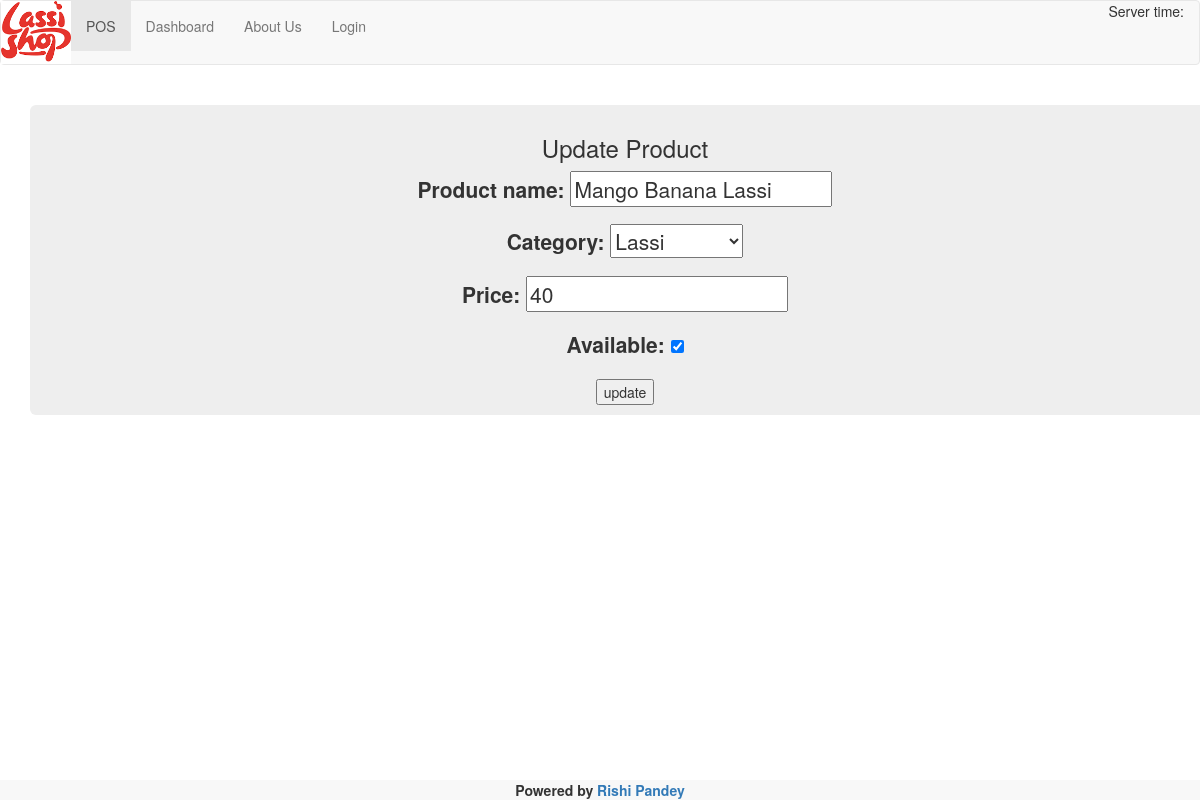
Page /sales/product/update/3 on the committed database.
### sales/models.py (models this page shows, shortened)
class Product(models.Model):
    product_name = models.CharField(max_length=50, unique=True)
    category = models.ForeignKey(Category)
    price = models.PositiveIntegerField(default= 0)
    available = models.BooleanField(default=True)
    class Meta:
        verbose_name_plural = 'Products'

### sales/views.py (the view)
# urls.py: url(r'^product/update/(?P<pk>[0-9]+)$', ProductUpdateView.as_view(), name='productupdate'),
class ProductUpdateView(UpdateView, FormMixin):
    form_class = ProductForm
    model = Product
    success_url = reverse_lazy("sales:productlist")
    template_name = 'sales/productupdate.html'
    def get_context_data(self, **kwargs):
        context = super(ProductUpdateView, self).get_context_data(**kwargs)
        context['product_details'] = Product.objects.filter(pk=self.kwargs['pk'])
        return context

### sales/forms.py
class ProductForm(forms.ModelForm):
    class Meta:
        model = Product
        fields = '__all__'

### sales/models.py (called while the page is built)
    def __unicode__(self):
        return '%s' % (self.product_category)

### templates/sales/productupdate.html
{% extends "base.html" %}
{% block sales %}
<h3>Update Product</h3>
<div class="container">
    <form action="" method="post">{% csrf_token %}
        {{ form.as_p }}
        <input type="submit" value="update" />
    </form>
</div>
{% endblock sales %}

### static/css/style.css (style rules this page uses)
html { position: relative; min-height: 100%; }
body { margin-bottom: 60px; }

### rows in the picture
Product: product_name "Mango Banana Lassi", category "Lassi", price "40", available "☑"
